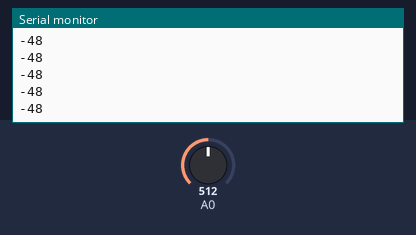
Recording of a sketch running on a simulated Arduino Uno, built with avr-gcc and run on an emulated ATmega328P. Shown: the last lines printed to the serial monitor. The inputs (shaded band) are chosen by the test bench; at power-on: A0 = 512.

Above: at 1.2 s.
1.3 s: A0 set to 716
At 2.4 s:
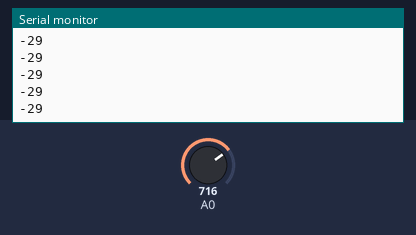
2.8 s: A0 set to 900
At 3.9 s:
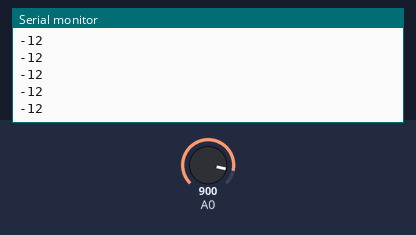
Timing chart, 0 to 5.8 s (numbered marks = the images above; inputs shaded):
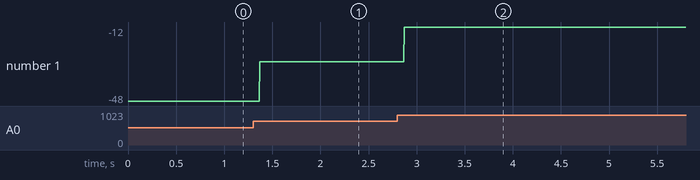

Measured:
- after the input at 1.3 s, the serial monitor: prints a new line after 0.07 s (image 1)
- after the input at 2.8 s, the serial monitor: prints a new line after 0.07 s (image 2)
- plotted number 1: -48 → -29 after the input at 1.3 s, -29 → -12 after the input at 2.8 s

The sketch:

soundvolume.ino
```cpp
int veri;
void setup() {
Serial.begin(9600);
pinMode(A0,INPUT);
}

void loop() {
 int deger;
deger  = analogRead(A0);
veri = map(deger,0,1023,-96,0);
Serial.println(veri);

}
```
